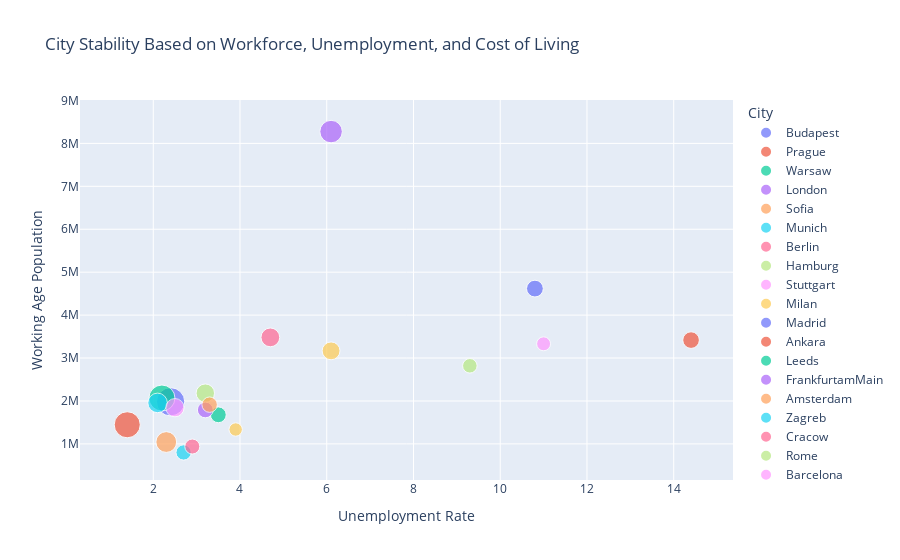
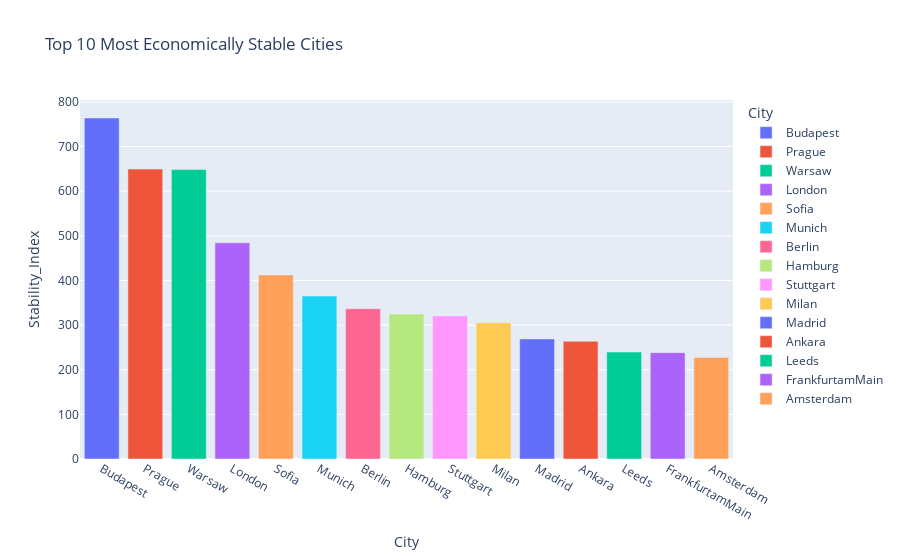

Notebook code for these charts, in order:
### Markdown cell above
####  5.2 Insight 2: Best Cities for Long-Term Stability

### Code cell
df_in['Stability_Index'] = (
    df_in['Working Age Population'] /
    (df_in['Unemployment Rate'] * df_in['Average Cost of Living'])
)

stability_df = df_in[['City','Country',
                         'Working Age Population',
                         'Unemployment Rate',
                         'Average Cost of Living',
                         'Stability_Index']]

stability_sorted = stability_df.sort_values('Stability_Index', ascending=False)

fig = px.scatter(
    stability_sorted.head(20),
    x='Unemployment Rate',
    y='Working Age Population',
    size='Stability_Index',
    color='City',
    hover_name='City',
    title='City Stability Based on Workforce, Unemployment, and Cost of Living'
)

fig.show()

fig = px.bar(
    stability_sorted.head(15),
    x='City',
    y='Stability_Index',
    color='City',
    title='Top 10 Most Economically Stable Cities '
)

fig.show()

### Figure 1 — Plotly figure (JSON) as saved in the notebook; plotly's stock layout.template omitted (floating-point values rounded to 4 significant figures)
{"data": [{"hovertemplate": "<b>%{hovertext}</b><br><br>City=Budapest<br>Unemployment Rate=%{x}<br>Working Age Population=%{y}<br>Stability_Index=%{marker.size}<extra></extra>", "hovertext": ["Budapest"], "legendgroup": "Budapest", "marker": {"color": "#636efa", "size": [764.1], "sizemode": "area", "sizeref": 1.91, "symbol": "circle"}, "mode": "markers", "name": "Budapest", "orientation": "v", "showlegend": true, "type": "scatter", "x": [2.4], "xaxis": "x", "y": [1981000.0], "yaxis": "y"}, {"hovertemplate": "<b>%{hovertext}</b><br><br>City=Prague<br>Unemployment Rate=%{x}<br>Working Age Population=%{y}<br>Stability_Index=%{marker.size}<extra></extra>", "hovertext": ["Prague"], "legendgroup": "Prague", "marker": {"color": "#EF553B", "size": [649.5], "sizemode": "area", "sizeref": 1.91, "symbol": "circle"}, "mode": "markers", "name": "Prague", "orientation": "v", "showlegend": true, "type": "scatter", "x": [1.4], "xaxis": "x", "y": [1446000.0], "yaxis": "y"}, {"hovertemplate": "<b>%{hovertext}</b><br><br>City=Warsaw<br>Unemployment Rate=%{x}<br>Working Age Population=%{y}<br>Stability_Index=%{marker.size}<extra></extra>", "hovertext": ["Warsaw"], "legendgroup": "Warsaw", "marker": {"color": "#00cc96", "size": [648.4], "sizemode": "area", "sizeref": 1.91, "symbol": "circle"}, "mode": "markers", "name": "Warsaw", "orientation": "v", "showlegend": true, "type": "scatter", "x": [2.2], "xaxis": "x", "y": [2068000.0], "yaxis": "y"}, {"hovertemplate": "<b>%{hovertext}</b><br><br>City=London<br>Unemployment Rate=%{x}<br>Working Age Population=%{y}<br>Stability_Index=%{marker.size}<extra></extra>", "hovertext": ["London"], "legendgroup": "London", "marker": {"color": "#ab63fa", "size": [484.5], "sizemode": "area", "sizeref": 1.91, "symbol": "circle"}, "mode": "markers", "name": "London", "orientation": "v", "showlegend": true, "type": "scatter", "x": [6.1], "xaxis": "x", "y": [8275000.0], "yaxis": "y"}, {"hovertemplate": "<b>%{hovertext}</b><br><br>City=Sofia<br>Unemployment Rate=%{x}<br>Working Age Population=%{y}<br>Stability_Index=%{marker.size}<extra></extra>", "hovertext": ["Sofia"], "legendgroup": "Sofia", "marker": {"color": "#FFA15A", "size": [412.5], "sizemode": "area", "sizeref": 1.91, "symbol": "circle"}, "mode": "markers", "name": "Sofia", "orientation": "v", "showlegend": true, "type": "scatter", "x": [2.3], "xaxis": "x", "y": [1044000.0], "yaxis": "y"}, {"hovertemplate": "<b>%{hovertext}</b><br><br>City=Munich<br>Unemployment Rate=%{x}<br>Working Age Population=%{y}<br>Stability_Index=%{marker.size}<extra></extra>", "hovertext": ["Munich"], "legendgroup": "Munich", "marker": {"color": "#19d3f3", "size": [365.1], "sizemode": "area", "sizeref": 1.91, "symbol": "circle"}, "mode": "markers", "name": "Munich", "orientation": "v", "showlegend": true, "type": "scatter", "x": [2.1], "xaxis": "x", "y": [1955000.0], "yaxis": "y"}, {"hovertemplate": "<b>%{hovertext}</b><br><br>City=Berlin<br>Unemployment Rate=%{x}<br>Working Age Population=%{y}<br>Stability_Index=%{marker.size}<extra></extra>", "hovertext": ["Berlin"], "legendgroup": "Berlin", "marker": {"color": "#FF6692", "size": [336.7], "sizemode": "area", "sizeref": 1.91, "symbol": "circle"}, "mode": "markers", "name": "Berlin", "orientation": "v", "showlegend": true, "type": "scatter", "x": [4.7], "xaxis": "x", "y": [3481000.0], "yaxis": "y"}, {"hovertemplate": "<b>%{hovertext}</b><br><br>City=Hamburg<br>Unemployment Rate=%{x}<br>Working Age Population=%{y}<br>Stability_Index=%{marker.size}<extra></extra>", "hovertext": ["Hamburg"], "legendgroup": "Hamburg", "marker": {"color": "#B6E880", "size": [324.7], "sizemode": "area", "sizeref": 1.91, "symbol": "circle"}, "mode": "markers", "name": "Hamburg", "orientation": "v", "showlegend": true, "type": "scatter", "x": [3.2], "xaxis": "x", "y": [2182000.0], "yaxis": "y"}, {"hovertemplate": "<b>%{hovertext}</b><br><br>City=Stuttgart<br>Unemployment Rate=%{x}<br>Working Age Population=%{y}<br>Stability_Index=%{marker.size}<extra></extra>", "hovertext": ["Stuttgart"], "legendgroup": "Stuttgart", "marker": {"color": "#FF97FF", "size": [320.6], "sizemode": "area", "sizeref": 1.91, "symbol": "circle"}, "mode": "markers", "name": "Stuttgart", "orientation": "v", "showlegend": true, "type": "scatter", "x": [2.5], "xaxis": "x", "y": [1844000.0], "yaxis": "y"}, {"hovertemplate": "<b>%{hovertext}</b><br><br>City=Milan<br>Unemployment Rate=%{x}<br>Working Age Population=%{y}<br>Stability_Index=%{marker.size}<extra></extra>", "hovertext": ["Milan"], "legendgroup": "Milan", "marker": {"color": "#FECB52", "size": [305.4], "sizemode": "area", "sizeref": 1.91, "symbol": "circle"}, "mode": "markers", "name": "Milan", "orientation": "v", "showlegend": true, "type": "scatter", "x": [6.1], "xaxis": "x", "y": [3167000.0], "yaxis": "y"}, {"hovertemplate": "<b>%{hovertext}</b><br><br>City=Madrid<br>Unemployment Rate=%{x}<br>Working Age Population=%{y}<br>Stability_Index=%{marker.size}<extra></extra>", "hovertext": ["Madrid"], "legendgroup": "Madrid", "marker": {"color": "#636efa", "size": [269.1], "sizemode": "area", "sizeref": 1.91, "symbol": "circle"}, "mode": "markers", "name": "Madrid", "orientation": "v", "showlegend": true, "type": "scatter", "x": [10.8], "xaxis": "x", "y": [4618000.0], "yaxis": "y"}, {"hovertemplate": "<b>%{hovertext}</b><br><br>City=Ankara<br>Unemployment Rate=%{x}<br>Working Age Population=%{y}<br>Stability_Index=%{marker.size}<extra></extra>", "hovertext": ["Ankara"], "legendgroup": "Ankara", "marker": {"color": "#EF553B", "size": [263.7], "sizemode": "area", "sizeref": 1.91, "symbol": "circle"}, "mode": "markers", "name": "Ankara", "orientation": "v", "showlegend": true, "type": "scatter", "x": [14.4], "xaxis": "x", "y": [3418000.0], "yaxis": "y"}, {"hovertemplate": "<b>%{hovertext}</b><br><br>City=Leeds<br>Unemployment Rate=%{x}<br>Working Age Population=%{y}<br>Stability_Index=%{marker.size}<extra></extra>", "hovertext": ["Leeds"], "legendgroup": "Leeds", "marker": {"color": "#00cc96", "size": [239.7], "sizemode": "area", "sizeref": 1.91, "symbol": "circle"}, "mode": "markers", "name": "Leeds", "orientation": "v", "showlegend": true, "type": "scatter", "x": [3.5], "xaxis": "x", "y": [1678000.0], "yaxis": "y"}, {"hovertemplate": "<b>%{hovertext}</b><br><br>City=FrankfurtamMain<br>Unemployment Rate=%{x}<br>Working Age Population=%{y}<br>Stability_Index=%{marker.size}<extra></extra>", "hovertext": ["FrankfurtamMain"], "legendgroup": "FrankfurtamMain", "marker": {"color": "#ab63fa", "size": [238.2], "sizemode": "area", "sizeref": 1.91, "symbol": "circle"}, "mode": "markers", "name": "FrankfurtamMain", "orientation": "v", "showlegend": true, "type": "scatter", "x": [3.2], "xaxis": "x", "y": [1791000.0], "yaxis": "y"}, {"hovertemplate": "<b>%{hovertext}</b><br><br>City=Amsterdam<br>Unemployment Rate=%{x}<br>Working Age Population=%{y}<br>Stability_Index=%{marker.size}<extra></extra>", "hovertext": ["Amsterdam"], "legendgroup": "Amsterdam", "marker": {"color": "#FFA15A", "size": [227.4], "sizemode": "area", "sizeref": 1.91, "symbol": "circle"}, "mode": "markers", "name": "Amsterdam", "orientation": "v", "showlegend": true, "type": "scatter", "x": [3.3], "xaxis": "x", "y": [1914000.0], "yaxis": "y"}, {"hovertemplate": "<b>%{hovertext}</b><br><br>City=Zagreb<br>Unemployment Rate=%{x}<br>Working Age Population=%{y}<br>Stability_Index=%{marker.size}<extra></extra>", "hovertext": ["Zagreb"], "legendgroup": "Zagreb", "marker": {"color": "#19d3f3", "size": [222.9], "sizemode": "area", "sizeref": 1.91, "symbol": "circle"}, "mode": "markers", "name": "Zagreb", "orientation": "v", "showlegend": true, "type": "scatter", "x": [2.7], "xaxis": "x", "y": [800500.0], "yaxis": "y"}, {"hovertemplate": "<b>%{hovertext}</b><br><br>City=Cracow<br>Unemployment Rate=%{x}<br>Working Age Population=%{y}<br>Stability_Index=%{marker.size}<extra></extra>", "hovertext": ["Cracow"], "legendgroup": "Cracow", "marker": {"color": "#FF6692", "size": [215.7], "sizemode": "area", "sizeref": 1.91, "symbol": "circle"}, "mode": "markers", "name": "Cracow", "orientation": "v", "showlegend": true, "type": "scatter", "x": [2.9], "xaxis": "x", "y": [938300.0], "yaxis": "y"}, {"hovertemplate": "<b>%{hovertext}</b><br><br>City=Rome<br>Unemployment Rate=%{x}<br>Working Age Population=%{y}<br>Stability_Index=%{marker.size}<extra></extra>", "hovertext": ["Rome"], "legendgroup": "Rome", "marker": {"color": "#B6E880", "size": [202.1], "sizemode": "area", "sizeref": 1.91, "symbol": "circle"}, "mode": "markers", "name": "Rome", "orientation": "v", "showlegend": true, "type": "scatter", "x": [9.3], "xaxis": "x", "y": [2819000.0], "yaxis": "y"}, {"hovertemplate": "<b>%{hovertext}</b><br><br>City=Barcelona<br>Unemployment Rate=%{x}<br>Working Age Population=%{y}<br>Stability_Index=%{marker.size}<extra></extra>", "hovertext": ["Barcelona"], "legendgroup": "Barcelona", "marker": {"color": "#FF97FF", "size": [185.8], "sizemode": "area", "sizeref": 1.91, "symbol": "circle"}, "mode": "markers", "name": "Barcelona", "orientation": "v", "showlegend": true, "type": "scatter", "x": [11.0], "xaxis": "x", "y": [3331000.0], "yaxis": "y"}, {"hovertemplate": "<b>%{hovertext}</b><br><br>City=Cologne<br>Unemployment Rate=%{x}<br>Working Age Population=%{y}<br>Stability_Index=%{marker.size}<extra></extra>", "hovertext": ["Cologne"], "legendgroup": "Cologne", "marker": {"color": "#FECB52", "size": [171.2], "sizemode": "area", "sizeref": 1.91, "symbol": "circle"}, "mode": "markers", "name": "Cologne", "orientation": "v", "showlegend": true, "type": "scatter", "x": [3.9], "xaxis": "x", "y": [1335000.0], "yaxis": "y"}], "layout": {"legend": {"itemsizing": "constant", "title": {"text": "City"}, "tracegroupgap": 0}, "title": {"text": "City Stability Based on Workforce, Unemployment, and Cost of Living"}, "xaxis": {"anchor": "y", "domain": [0, 1], "title": {"text": "Unemployment Rate"}}, "yaxis": {"anchor": "x", "domain": [0, 1], "title": {"text": "Working Age Population"}}}}

### Figure 2 — Plotly figure (JSON) as saved in the notebook; plotly's stock layout.template omitted (floating-point values rounded to 4 significant figures)
{"data": [{"hovertemplate": "City=%{x}<br>Stability_Index=%{y}<extra></extra>", "legendgroup": "Budapest", "marker": {"color": "#636efa", "pattern": {"shape": ""}}, "name": "Budapest", "orientation": "v", "showlegend": true, "textposition": "auto", "type": "bar", "x": ["Budapest"], "xaxis": "x", "y": [764.1], "yaxis": "y"}, {"hovertemplate": "City=%{x}<br>Stability_Index=%{y}<extra></extra>", "legendgroup": "Prague", "marker": {"color": "#EF553B", "pattern": {"shape": ""}}, "name": "Prague", "orientation": "v", "showlegend": true, "textposition": "auto", "type": "bar", "x": ["Prague"], "xaxis": "x", "y": [649.5], "yaxis": "y"}, {"hovertemplate": "City=%{x}<br>Stability_Index=%{y}<extra></extra>", "legendgroup": "Warsaw", "marker": {"color": "#00cc96", "pattern": {"shape": ""}}, "name": "Warsaw", "orientation": "v", "showlegend": true, "textposition": "auto", "type": "bar", "x": ["Warsaw"], "xaxis": "x", "y": [648.4], "yaxis": "y"}, {"hovertemplate": "City=%{x}<br>Stability_Index=%{y}<extra></extra>", "legendgroup": "London", "marker": {"color": "#ab63fa", "pattern": {"shape": ""}}, "name": "London", "orientation": "v", "showlegend": true, "textposition": "auto", "type": "bar", "x": ["London"], "xaxis": "x", "y": [484.5], "yaxis": "y"}, {"hovertemplate": "City=%{x}<br>Stability_Index=%{y}<extra></extra>", "legendgroup": "Sofia", "marker": {"color": "#FFA15A", "pattern": {"shape": ""}}, "name": "Sofia", "orientation": "v", "showlegend": true, "textposition": "auto", "type": "bar", "x": ["Sofia"], "xaxis": "x", "y": [412.5], "yaxis": "y"}, {"hovertemplate": "City=%{x}<br>Stability_Index=%{y}<extra></extra>", "legendgroup": "Munich", "marker": {"color": "#19d3f3", "pattern": {"shape": ""}}, "name": "Munich", "orientation": "v", "showlegend": true, "textposition": "auto", "type": "bar", "x": ["Munich"], "xaxis": "x", "y": [365.1], "yaxis": "y"}, {"hovertemplate": "City=%{x}<br>Stability_Index=%{y}<extra></extra>", "legendgroup": "Berlin", "marker": {"color": "#FF6692", "pattern": {"shape": ""}}, "name": "Berlin", "orientation": "v", "showlegend": true, "textposition": "auto", "type": "bar", "x": ["Berlin"], "xaxis": "x", "y": [336.7], "yaxis": "y"}, {"hovertemplate": "City=%{x}<br>Stability_Index=%{y}<extra></extra>", "legendgroup": "Hamburg", "marker": {"color": "#B6E880", "pattern": {"shape": ""}}, "name": "Hamburg", "orientation": "v", "showlegend": true, "textposition": "auto", "type": "bar", "x": ["Hamburg"], "xaxis": "x", "y": [324.7], "yaxis": "y"}, {"hovertemplate": "City=%{x}<br>Stability_Index=%{y}<extra></extra>", "legendgroup": "Stuttgart", "marker": {"color": "#FF97FF", "pattern": {"shape": ""}}, "name": "Stuttgart", "orientation": "v", "showlegend": true, "textposition": "auto", "type": "bar", "x": ["Stuttgart"], "xaxis": "x", "y": [320.6], "yaxis": "y"}, {"hovertemplate": "City=%{x}<br>Stability_Index=%{y}<extra></extra>", "legendgroup": "Milan", "marker": {"color": "#FECB52", "pattern": {"shape": ""}}, "name": "Milan", "orientation": "v", "showlegend": true, "textposition": "auto", "type": "bar", "x": ["Milan"], "xaxis": "x", "y": [305.4], "yaxis": "y"}, {"hovertemplate": "City=%{x}<br>Stability_Index=%{y}<extra></extra>", "legendgroup": "Madrid", "marker": {"color": "#636efa", "pattern": {"shape": ""}}, "name": "Madrid", "orientation": "v", "showlegend": true, "textposition": "auto", "type": "bar", "x": ["Madrid"], "xaxis": "x", "y": [269.1], "yaxis": "y"}, {"hovertemplate": "City=%{x}<br>Stability_Index=%{y}<extra></extra>", "legendgroup": "Ankara", "marker": {"color": "#EF553B", "pattern": {"shape": ""}}, "name": "Ankara", "orientation": "v", "showlegend": true, "textposition": "auto", "type": "bar", "x": ["Ankara"], "xaxis": "x", "y": [263.7], "yaxis": "y"}, {"hovertemplate": "City=%{x}<br>Stability_Index=%{y}<extra></extra>", "legendgroup": "Leeds", "marker": {"color": "#00cc96", "pattern": {"shape": ""}}, "name": "Leeds", "orientation": "v", "showlegend": true, "textposition": "auto", "type": "bar", "x": ["Leeds"], "xaxis": "x", "y": [239.7], "yaxis": "y"}, {"hovertemplate": "City=%{x}<br>Stability_Index=%{y}<extra></extra>", "legendgroup": "FrankfurtamMain", "marker": {"color": "#ab63fa", "pattern": {"shape": ""}}, "name": "FrankfurtamMain", "orientation": "v", "showlegend": true, "textposition": "auto", "type": "bar", "x": ["FrankfurtamMain"], "xaxis": "x", "y": [238.2], "yaxis": "y"}, {"hovertemplate": "City=%{x}<br>Stability_Index=%{y}<extra></extra>", "legendgroup": "Amsterdam", "marker": {"color": "#FFA15A", "pattern": {"shape": ""}}, "name": "Amsterdam", "orientation": "v", "showlegend": true, "textposition": "auto", "type": "bar", "x": ["Amsterdam"], "xaxis": "x", "y": [227.4], "yaxis": "y"}], "layout": {"barmode": "relative", "legend": {"title": {"text": "City"}, "tracegroupgap": 0}, "title": {"text": "Top 10 Most Economically Stable Cities "}, "xaxis": {"anchor": "y", "categoryarray": ["Budapest", "Prague", "Warsaw", "London", "Sofia", "Munich", "Berlin", "Hamburg", "Stuttgart", "Milan", "Madrid", "Ankara", "Leeds", "FrankfurtamMain", "Amsterdam"], "categoryorder": "array", "domain": [0, 1], "title": {"text": "City"}}, "yaxis": {"anchor": "x", "domain": [0, 1], "title": {"text": "Stability_Index"}}}}
